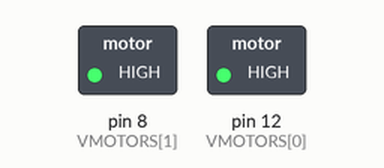
Bench run of a sketch on a simulated Arduino Uno, built with avr-gcc and run on an emulated ATmega328P. On the bench: switched loads named in the sketch (green lamp = pin HIGH). What the sketch prints to the serial monitor is not drawn.

Above: at 0.5 s.
Timing chart, 0 to 5.7 s (numbered marks = the images above):
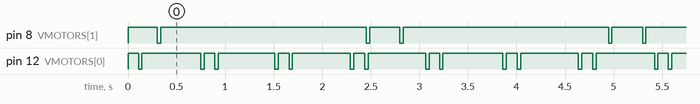

Measured:
- by itself, pin 8 (VMOTORS[1]): repeats every 2.5 s: LOW 0.03 s, HIGH 2.1 s, LOW 0.03 s, HIGH 0.31 s
- by itself, pin 12 (VMOTORS[0]): repeats every 0.78 s: LOW 0.03 s, HIGH 0.61 s, LOW 0.03 s, HIGH 0.11 s

The sketch:

sonar_simple_multitimer_example.ino
```cpp
/*
 *  Sonar Simple MultiTimer Example
 *
 *  Ken Frederick
 *  ken.frederick@gmx.de
 *
 *  http://cargocollective.com/kenfrederick/
 *  http://kenfrederick.blogspot.com/
 *
 *  This is a simple example of how the
 *  a MultoTimer works
 *
 *  |-----|--------|-----|--------|
 *  |     |        |     |        |
 *  tick  tick     tick  tick     tick
 *
 *  there are two different intervals
 *  which allows for more complicated
 *  timing
 *
 */


//------------------------------------------------------------------------
//  Includes
//------------------------------------------------------------------------
#include "MultiTimer.h"
#include "Timer.h"


//------------------------------------------------------------------------
//  Properties
//------------------------------------------------------------------------
// the output pins for the motors
int VMOTORS[2] = { 12,8 };

// the timer intervals
float INTERVALS[2][2] = { {100,600}, {300,2100} };

// the timer (should match the number of motors)
MultiTimer mtimer[2];


//------------------------------------------------------------------------
//  Methods
//------------------------------------------------------------------------
void setup() {
  Serial.begin(9600);

  for( int i=0; i<2; i++) {
    /*
     *  setup output pins for vibration motors
     */
    pinMode(VMOTORS[i], OUTPUT);


    /*
     *  setup timer
     */
    mtimer[i].setFreq( INTERVALS[i] );
  }


}

//------------------------------------------------------------------------
void loop() {

  for( int i=0; i<2; i++) {

     /*
      *  this configuration will turn on
      *  the motor for exactly 1 "frame"
      *  and keep the motor OFF for the
      *  length set in the interval
      */
//    if( mtimer[i].getTrigger() ) {
//      digitalWrite(VMOTORS[i], HIGH);
//    }
//    else {
//      digitalWrite(VMOTORS[i], LOW);
//    }


     /*
      *  this configuration will turn off
      *  the motor for exactly 1 "frame"
      *  and keep the motor ON for the
      *  length set in the interval
      */
    if( !mtimer[i].getTrigger() ) {
      digitalWrite(VMOTORS[i], HIGH);
    }
    else {
      digitalWrite(VMOTORS[i], LOW);
    }


  }


}
```

MultiTimer.h
```cpp
/*
 *  Multi-Timer
 *
 *  Ken Frederick
 *  ken.frederick@gmx.de
 *
 *  http://cargocollective.com/kenfrederick/
 *  http://kenfrederick.blogspot.com/
 *
 *  simple multi-timer for Arduino
 *
 */


//-----------------------------------------------------------------------------
//  includes
//-----------------------------------------------------------------------------
#include "Arduino.h"
// use: Wprogram.h for Arduino versions prior to 1.0


#ifndef _MULTI_TIMER
#define _MULTI_TIMER


class MultiTimer {
private:
  //-----------------------------------------------------------------------------
  //  properties
  //-----------------------------------------------------------------------------
  float startTime;
  float freq;

  float interval[2];

  bool firstCall;
  bool trigger;

public:
  int index;

  //-----------------------------------------------------------------------------
  //  constructor
  //-----------------------------------------------------------------------------
  MultiTimer();


  //-----------------------------------------------------------------------------
  //  methods
  //-----------------------------------------------------------------------------
  void start();
  void stop();


  //-----------------------------------------------------------------------------
  //  sets
  //-----------------------------------------------------------------------------
  void setFreq(float _interval);
  void setFreq(float _interval[2]);


  //-----------------------------------------------------------------------------
  //  gets
  //-----------------------------------------------------------------------------
  bool getTrigger();

};


//-----------------------------------------------------------------------------
//  constructor
//-----------------------------------------------------------------------------
MultiTimer::MultiTimer() {
  firstCall = true;
}


//-----------------------------------------------------------------------------
//  methods
//-----------------------------------------------------------------------------
void MultiTimer::start() {
  startTime = millis();
  firstCall = false;
}

void MultiTimer::stop() {
  firstCall = true;

  index++;
  if( index >= 2 ) index = 0;
}


//-----------------------------------------------------------------------------
//  sets
//-----------------------------------------------------------------------------
void MultiTimer::setFreq(float _interval) {
  interval[0] = _interval;
  interval[1] = 0;
}

void MultiTimer::setFreq(float _interval[2]) {
  interval[0] = _interval[0];
  interval[1] = _interval[1];
}


//-----------------------------------------------------------------------------
//  gets
//-----------------------------------------------------------------------------
bool MultiTimer::getTrigger() {
  if(firstCall) start();
  freq = interval[ index ];

  Serial.print( (millis() - startTime) );
  Serial.print( " < " );
  Serial.println( freq );

  if( (millis() - startTime) < freq ) {
    return false;
  }
  else {
    stop();
    return true;
  }

  return trigger;
}


#endif
```

Timer.h
```cpp
/*
 *  Timer
 *
 *  Ken Frederick
 *  ken.frederick@gmx.de
 *
 *  http://cargocollective.com/kenfrederick/
 *  http://kenfrederick.blogspot.com/
 *
 *  simple timer for Arduino
 *
 */


//-----------------------------------------------------------------------------
//  includes
//-----------------------------------------------------------------------------
#include "Arduino.h"
// use: Wprogram.h for Arduino versions prior to 1.0


#ifndef _TIMER
#define _TIMER


class Timer {
private:
  //-----------------------------------------------------------------------------
  //  properties
  //-----------------------------------------------------------------------------
  float startTime;
  float freq;

  bool trigger;
  bool firstCall;


public:
  //-----------------------------------------------------------------------------
  //  constructor
  //-----------------------------------------------------------------------------
  Timer();


  //-----------------------------------------------------------------------------
  //  methods
  //-----------------------------------------------------------------------------
  void start();
  void stop();


  //-----------------------------------------------------------------------------
  //  sets
  //-----------------------------------------------------------------------------
  void setFreq(float _freq);


  //-----------------------------------------------------------------------------
  //  gets
  //-----------------------------------------------------------------------------
  bool getTrigger();

};


//-----------------------------------------------------------------------------
//  constructor
//-----------------------------------------------------------------------------
Timer::Timer() {
  firstCall = true;
}


//-----------------------------------------------------------------------------
//  methods
//-----------------------------------------------------------------------------
void Timer::start() {
  startTime = millis();
  firstCall = false;
}

void Timer::stop() {
  firstCall = true;
}


//-----------------------------------------------------------------------------
//  sets
//-----------------------------------------------------------------------------
void Timer::setFreq(float _freq) {
  freq = _freq;
}


//-----------------------------------------------------------------------------
//  gets
//-----------------------------------------------------------------------------
bool Timer::getTrigger() {
  if(firstCall) start();

  Serial.print( (millis() - startTime) );
  Serial.print( " < " );
  Serial.println( freq );

  if( (millis() - startTime) < freq ) {
    return false;
  }
  else {
    stop();
    return true;
  }

}


#endif
```
